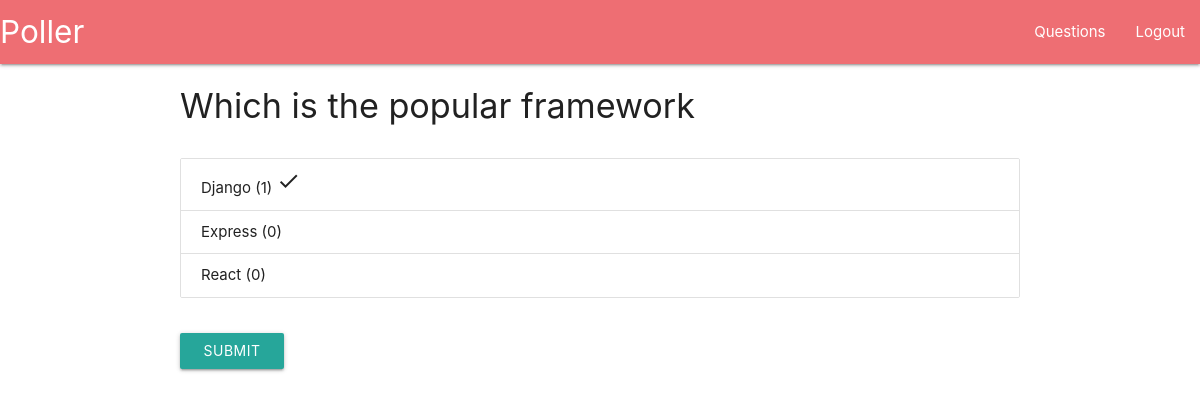
Page /question/Which-is-the-popular-framework (signed in) on the committed database.
### main/models.py (models this page shows, shortened)
class Question(models.Model):
    slug = models.SlugField()
    content = models.CharField(max_length = 1024)

class Choice(models.Model):
    question = models.ForeignKey('Question',on_delete = models.CASCADE)
    content = models.CharField(max_length = 256)
    @property #property decorator we need not to call the function
    def answer_count(self):
            return Answer.objects.filter(
            question=self.question,
            choice = self
            ).count()

### main/views.py (the view, shortened to what this page needs)
# urls.py: path('question/<slug>',login_required(views.Question.as_view()), name ='question')
class Question(PermissionRequiredMixin, BaseDetailView,FormView):
  model = models.Question
  template_name = 'main/components/question.html'
  form_class = forms.AnswerForm
  permission_required = 'add_answer'
  def get_context_data(self,**kwargs):
      data = super().get_context_data(**kwargs)
      data['answer'] = models.Answer.objects.get(
          question = self.get_object(),
          user = self.request.user
      )
      return data
  def get(self, request,*args, **kwargs):
     self.object = self.get_object()
     context = self.get_context_data(object=self.object)
     return self.render_to_response(context)

### templates/main/components/question.html (shortened to what this page needs)
{% extends 'auth/base.html' %}
{% block content %}
{% include 'main/components/navbar.html' %}
<div class="container">
<div class="row">
    <h4>{{ question.content }}</h4>
</div>
<form action="" method="POST">
  <div class="row">
      <div class="col-6">
          <div class="collection">
            {% for choice in question.choice_set.all %}
             <div class="collection-item">
               {% if answer %}
                  {{choice.content}} ({{choice.answer_count}})
                  {% if answer.choice.id == choice.id %}
                    <i class="material-icons">check</i>
                  {% endif %}
               {% else %}
                 <label>
                    <input class="with-gap" name="choice" type="radio" value="{{choice.id}}" />
                    <span>{{ choice.content }}</span>
                 </label>
               {% endif %}
             </div>
            {% endfor %}
          </div>
      </div>
  </div>
 {% if answer %}
 <div class="row">
     <button class="btn waves-effect waves-light" type="submit" name="action">
         Submit
     </button>
   </div>
 {% endif %}
</form>
</div>
{% endblock %}

### rows in the picture
Question: content "Which is the popular framework"
Choice: content "Django", answer_count "1"
Choice: content "Express", answer_count "0"
Choice: content "React", answer_count "0"
